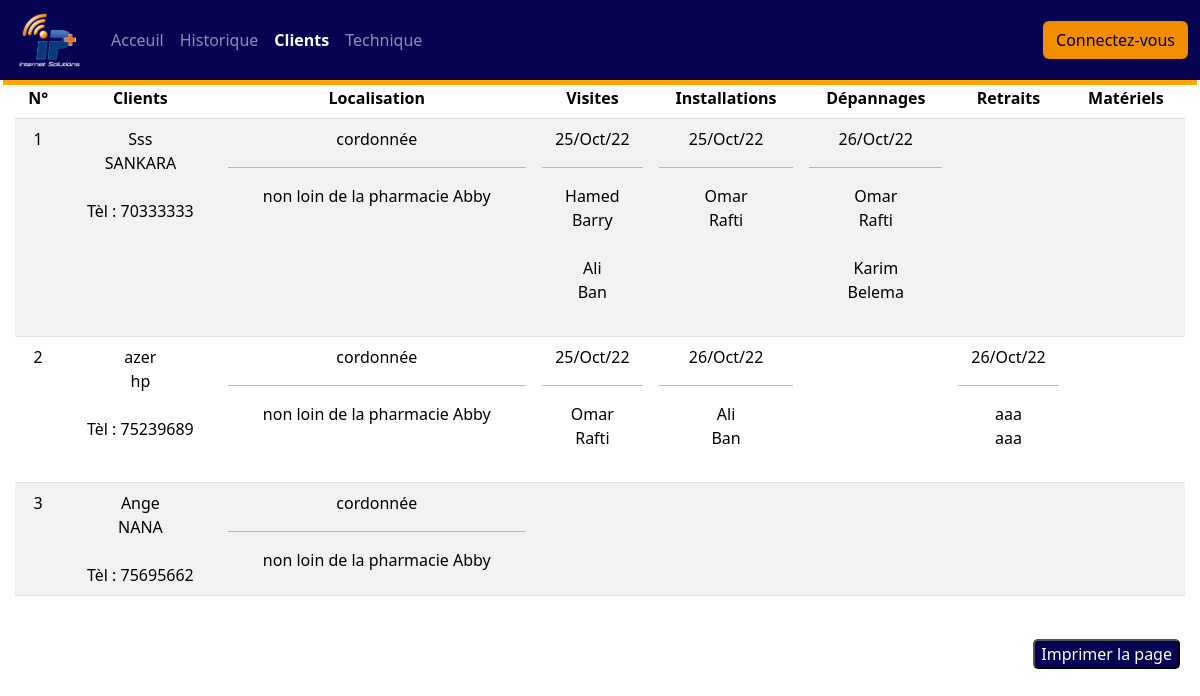
The app's page /client, older data.
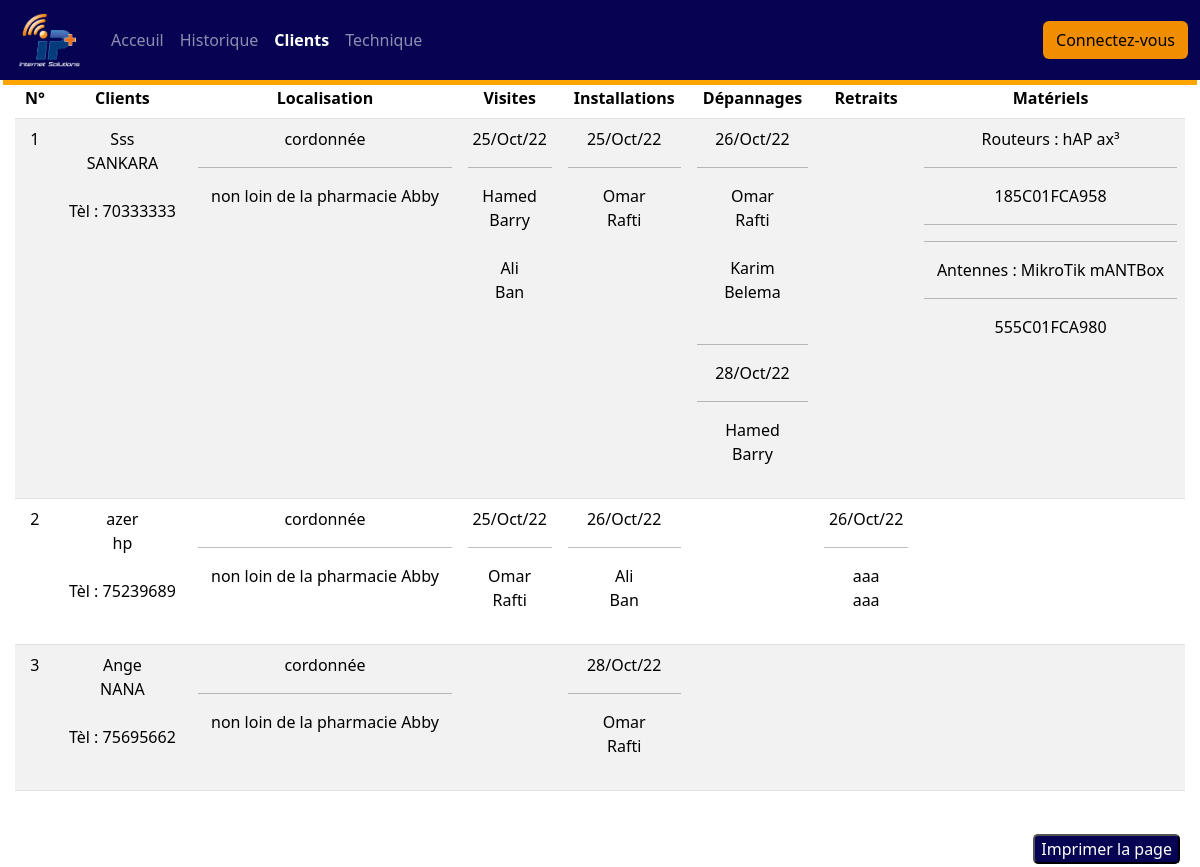
The same page, newer data.
### home/models.py (models this page shows, shortened)
class Client(models.Model):
    first_name = models.CharField(max_length=30)
    last_name = models.CharField(max_length=40)
    phone_number = models.IntegerField()

class Visite(models.Model):
    date = models.DateField(auto_now_add=True)
    heure = models.TimeField(auto_now_add=True)
    possible = models.CharField(max_length=4,choices=choix,default="oui")
    comment = models.TextField(max_length=250)
    employe = models.ManyToManyField(Employe, blank=True)
    client = models.OneToOneField(Client,on_delete=models.CASCADE)

class Employe(models.Model):
    choix = [
        ('DG', 'Directeur Générale'),
        ('DAF', 'Directeur Affaire Financière'),
        ('DT', 'Directeur Technique'),
        ('Ingénieur', 'Ingénieur'),
        ('Technicien', 'Technicien'),
        ('Commercial', 'Commercial'),
    ]
    first_name = models.CharField(max_length=30)
    last_name = models.CharField(max_length=40)
    job = models.CharField(max_length=20,choices=choix,default='Technicien')
    phone_number = models.IntegerField()
    leave = models.BooleanField(default=False)

class Installation(models.Model):
    date = models.DateField(auto_now_add=True)
    heure = models.TimeField(auto_now_add=True)
    comment = models.TextField(max_length=250)
    etat = models.CharField(max_length=4,choices=choix, default="oui")
    employe = models.ManyToManyField(Employe, blank=True)
    client = models.OneToOneField(Client,on_delete=models.CASCADE)
    caractéristique = models.ImageField(null=True)
    mat = models.ImageField(null=True)

class Depannage(models.Model):
    date = models.DateField(auto_now_add=True)
    heure = models.TimeField(auto_now_add=True)
    comment = models.TextField(max_length=250)
    etat = models.CharField(max_length=4,choices=choix, default="oui")
    employe = models.ManyToManyField(Employe, blank=True)
    client = models.ForeignKey(Client,on_delete=models.CASCADE)

class Retrait(models.Model):
    date = models.DateField(auto_now_add=True)
    heure = models.TimeField(auto_now_add=True)
    comment = models.TextField(max_length=250)
    reste = models.CharField(max_length=4,choices=choix, default="non")
    employe = models.ManyToManyField(Employe, blank=True)
    client = models.OneToOneField(Client,on_delete=models.CASCADE)

class Routeur(models.Model):
    num_serie = models.CharField(primary_key=True,max_length=30)
    nom = models.CharField(max_length=40)
    new = models.BooleanField(default=True)
    client = models.ForeignKey(Client,on_delete=models.CASCADE)

class Antenne(models.Model):
    num_serie = models.CharField(primary_key=True,max_length=30)
    nom = models.CharField(max_length=40)
    new = models.BooleanField(default=True)
    client = models.ForeignKey(Client,on_delete=models.CASCADE)

### home/views.py (the view)
# urls.py: path('client', views.clients, name='clients'),
def clients(request):
    users = Client.objects.all()
    clients = []
    for user in users:
        visite = Visite.objects.filter(client = user)
        installation = Installation.objects.filter(client = user)
        depannage = Depannage.objects.filter(client = user)
        retrait = Retrait.objects.filter(client = user)
        routeur = Routeur.objects.filter(client = user)
        antenne = Antenne.objects.filter(client = user)
        client = {
            'visites' : visite,
            'installations' : installation,
            'depannages' : depannage,
            'retraits' : retrait,
            'user' : user,
            'routeurs' : routeur,
            'antennes' : antenne,
        }
        clients.append(client)
        context = {
            'clients' : clients
        }
    return render(request,'home/clients.html',context)

### home/templates/home/clients.html (shortened to what this page needs)
{% extends './base.html' %}
{% load static %}
{% block content %}
   <br>
	<div class="voir" style="margin-right: 15px; margin-left: 15px;">
		<table class="table table-striped">
		  <thead class="thead-light">
		    <tr>
		      <th scope="col" class=" centre">N°</th>
		      <th scope="col" class="centre">Clients</th>
		      <th scope="col" class="centre">Localisation</th>
		      <th scope="col" class="centre"> Visites </th>
		      <th scope="col" class="centre">Installations</th>
		      <th scope="col" class="centre">Dépannages</th>
		      <th scope="col" class="centre">Retraits</th>
		      <th scope="col" class="centre">Matériels</th>
		    </tr>
		  </thead>
		  <tbody>
		  {% for client in clients %}
		    <tr>
		      <td class="centre"> {{client.user.pk}} </td>
		      <td class="centre">{{client.user.first_name}} <br>{{client.user.last_name}}<br><br> Tèl : {{ client.user.phone_number }}</td>
		      <td class="centre">cordonnée <hr> non loin de la pharmacie Abby</td>
		      <td class="centre">
		      	{% for visite in client.visites %}
		      	{{visite.date|date:"d/M/y"}}
		      	<hr>
		      		{% for employe in visite.employe.all %}
		      			{{ employe.first_name }}<br>{{ employe.last_name}} <br><br>
		   				{% endfor %}
		   			{% endfor %}
		      </td>
		      <td class="centre">
		      	{% for installation in client.installations %}
		      	{{installation.date|date:"d/M/y"}}
		      	<hr>
		      		{% for employe in installation.employe.all %}
		      			{{ employe.first_name }}<br>{{ employe.last_name}} <br><br>
		   				{% endfor %}
		   			{% endfor %}
		      </td>
		      <td class="centre">
		      	{% for depannage in client.depannages %}
		      		{% if client.depannages.0 != depannage%}
								<hr>
							{% endif%}
		      	{{depannage.date|date:"d/M/y"}}
		      	<hr>
		      		{% for employe in depannage.employe.all %}
		      			{{ employe.first_name }}<br>{{ employe.last_name}} <br><br>
		   				{% endfor %}
		   			{% endfor %}
		      </td>
		      <td class="centre">
		      	{% for retrait in client.retraits %}
		      	{{retrait.date|date:"d/M/y"}}
		      	<hr>
		      		{% for employe in retrait.employe.all %}
		      			{{ employe.first_name }}<br>{{ employe.last_name}} <br><br>
		   				{% endfor %}
		   			{% endfor %}
		      </td>
		      <td class="centre">
		      	{% for routeur in client.routeurs %}
		      		Routeurs :
		      		{{ routeur.nom }} <hr>{{ routeur.num_serie}}
							<hr>	<hr>
		   			{% endfor %}
		      	{% for antenne in client.antennes %}
		      		Antennes :
			      	{{ antenne.nom }} <hr>{{ antenne.num_serie}}
		   			{% endfor %}
		      </td>
		    </tr>
		   {% endfor %}
		 </tbody>
		</table>
</div>
{% include './impression.html'%}
{% endblock %}

### home/templates/home/base.html (shortened to what this page needs)
<!DOCTYPE html>
<html>
	{% load static %}
	{% load bootstrap5 %}
	{% bootstrap_css %}
	<head>
		<link rel="stylesheet" href="{% static 'css/styl.css' %}">
		<link rel="stylesheet" href="https://cdnjs.cloudflare.com/ajax/libs/font-awesome/6.1.1/css/all.min.css">
	</head>
	    {% block navbar %}
			{% include './header.html' %}
	    {% endblock %}
	    {% block content %}
	    {% endblock %}
	</body>
</html>

### home/templates/home/header.html (shortened to what this page needs)
 {% load static %}
			<nav class="navbar navbar-expand-lg navbar-dark bg fixed-top" aria-label="Third navbar example">
		    	<div class="container-fluid">
		    		<a class="navbar-brand" href="#"><img src={% static 'image/logo.PNG' %} id="logo">
					</a>
		    		<div class="collapse navbar-collapse" id="navbarsExample03">
		    	    	<ul class="navbar-nav me-auto mb-2 mb-sm-0 ">
							<li class="nav-item">
								<a class="nav-link" aria-current="page" href="{% url 'index' %}">Acceuil</a>
		    	      		</li>
		    	      		<li class="nav-item">
		    	        		<a class="nav-link" href="{% url 'historique'%}">Historique</a>
		    	      		</li>
		    	      		<li class="nav-item">
		    	        		<a class="nav-link" href="{% url 'clients'%}">Clients</a>
		    	      		</li>
		    	      		<li class="nav-item">
		    	        		<a class="nav-link" href="{% url 'technique'%}">Technique</a>
		    	      		</li>
						</ul>
						<form>
			    	     		<button class="btn" style="background-color: #F08D00;" type="submit"><a href="{% url 'index' %}admin">Connectez-vous</a></button>
		    	     	</form>
					</div>
				</div>
		  	</nav>

### home/templates/home/impression.html (shortened to what this page needs)
   <br>
   <button onclick="imprimer()" class="bleu whiteT boutton">Imprimer la page</button>

### home/static/css/styl.css (style rules this page uses)
#logo { width: 75px; }
button > a { text-decoration: none; color: black; }
.bg { background-color: #060452; }
.bleu { margin: 3px; background-color: #060452; }
.whiteT { color: white; }
.boutton { border-radius: 5px 5px 5px 5px; float: right; margin-right: 20px; }
.centre { text-align: center; }

Row changes from the older to the newer data that the page shows:
added Depannage: date "28/Oct/22", Employe (first_name "Hamed", last_name "Barry"), shown under Client "Sss"
added Routeur: nom "hAP ax³", num_serie "185C01FCA958", shown under Client "Sss"
added Antenne: nom "MikroTik mANTBox", num_serie "555C01FCA980", shown under Client "Sss"
added Installation: date "28/Oct/22", Employe (first_name "Omar", last_name "Rafti"), shown under Client "Ange"
